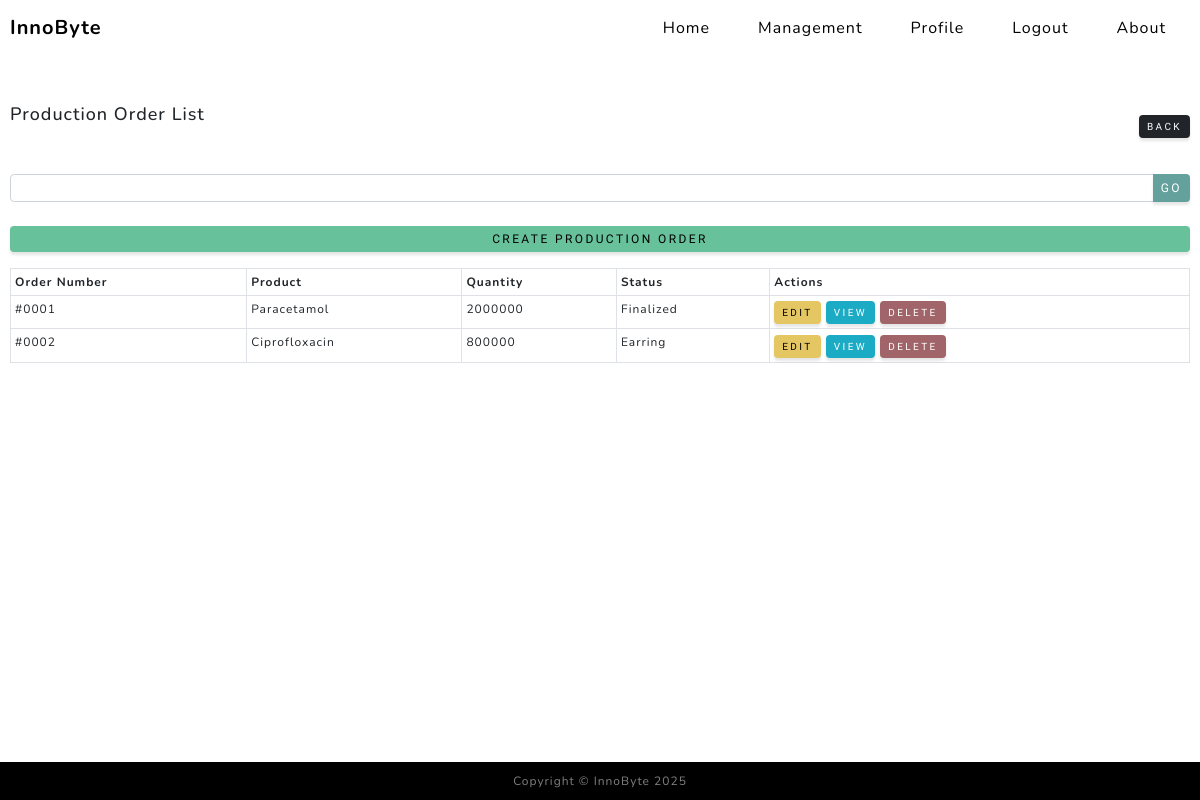
The page /production_order/list/ (signed in) on the database its author committed.
### curso/models.py (models this page shows, shortened)
class ProductionOrder(models.Model):
    order_number = models.CharField(max_length=50)
    product = models.ForeignKey(Product, on_delete=models.CASCADE)
    status = models.CharField(max_length=50)
    quantity = models.IntegerField()
    user = models.ForeignKey(User, on_delete=models.CASCADE)

class Product(models.Model):
    name = models.CharField(max_length=255, unique=True)
    description = models.TextField()
    production_time = models.IntegerField()
    cost_price = models.DecimalField(max_digits=10, decimal_places=2)
    category = models.ForeignKey(Category, on_delete=models.SET_NULL, null=True, blank=True)
    user = models.ForeignKey(User, on_delete=models.CASCADE)
    def __str__(self):
        return self.name

### curso/views.py (the view)
# urls.py: path("production_order/list/", production_order_list, name="production_order_list"),
@login_required
def production_order_list(request):
    query = ProductionOrder.objects.filter(user=request.user)
    context = {"object_list": query}
    return render(request, "curso/production_order_list.html", context)

### curso/templates/curso/production_order_list.html
{% extends 'curso/base.html' %}
{% block contenido %}
    <div class="d-flex justify-content-between align-items-center mt-4 mb-4" style="margin-left: 10px; margin-right: 10px;">
        <h1 class="mb-4" style="text-align: left; font-size: 18px;">Production Order List</h1>
        <a href="{% url 'curso:management' %}" class="btn btn-dark btn-sm" style="font-size: 10px; padding: 4px 8px;">
            Back
        </a>
    </div>
    <form action="" method="get" class="mb-4" style="margin-left: 10px; margin-right: 10px;">
        <div class="input-group">
            <input type="text" name="search" placeholder="{{ search_query }}" class="form-control form-control-sm" style="font-size: 12px;">
            <button type="submit" class="btn btn-primary btn-sm" style="font-size: 12px; padding: 4px 8px;">Go</button>
        </div>
    </form>
    <a href="{% url 'curso:production_order_create' %}" class="btn btn-success btn-sm mb-3" style="font-size: 12px; padding: 4px 8px; margin-left: 10px; margin-right: 10px;">Create Production Order</a>
    <div style="margin-left: 10px; margin-right: 10px;">
        <table class="table table-bordered table-sm">
            <thead>
                <tr>
                    <th style="font-size: 12px;">Order Number</th>
                    <th style="font-size: 12px;">Product</th>
                    <th style="font-size: 12px;">Quantity</th>
                    <th style="font-size: 12px;">Status</th>
                    <th style="font-size: 12px;">Actions</th>
                </tr>
            </thead>
            <tbody>
                {% for object in object_list %}
                    <tr>
                        <td style="font-size: 12px;">{{ object.order_number }}</td>
                        <td style="font-size: 12px;">{{ object.product }}</td>
                        <td style="font-size: 12px;">{{ object.quantity }}</td>
                        <td style="font-size: 12px;">{{ object.status }}</td>
                        <td>
                            {% if object.id %}
                                <a href="{% url 'curso:production_order_update' object.id %}" class="btn btn-warning btn-sm" style="font-size: 10px; padding: 4px 8px;">Edit</a>
                            {% else %}
                                <span>No ID</span>
                            {% endif %}
                            {% if object.id %}
                                <a href="{% url 'curso:production_order_detail' object.id %}" class="btn btn-info btn-sm" style="font-size: 10px; padding: 4px 8px;">View</a>
                            {% else %}
                                <span>No ID</span>
                            {% endif %}
                            <a href="{% url 'curso:production_order_delete' object.id %}" class="btn btn-danger btn-sm" style="font-size: 10px; padding: 4px 8px;">Delete</a>
                        </td>
                    </tr>
                {% empty %}
                    <tr>
                        <td colspan="5" style="font-size: 12px;">No production orders found.</td>
                    </tr>
                {% endfor %}
            </tbody>
        </table>
    </div>
{% endblock %}

### curso/templates/curso/componentes/navbar.html (style rules this page uses)
body { padding-top: 80px; }

### rows shown on the page
ProductionOrder: order_number "#0001", product "Paracetamol", quantity "2000000", status "Finalized", shows "EDIT", shows "VIEW"
ProductionOrder: order_number "#0002", product "Ciprofloxacin", quantity "800000", status "Earring", shows "EDIT", shows "VIEW"
